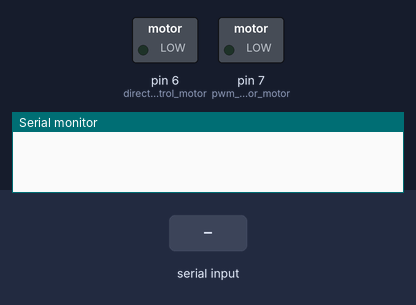
Recording of a sketch running on a simulated Arduino Uno, built with avr-gcc and run on an emulated ATmega328P. Shown: switched loads named in the sketch (green lamp = pin HIGH), the last lines printed to the serial monitor. The inputs (shaded band) are chosen by the test bench.

Above: at 1.2 s.
1.3 s: "2" received over Serial
At 2.5 s:
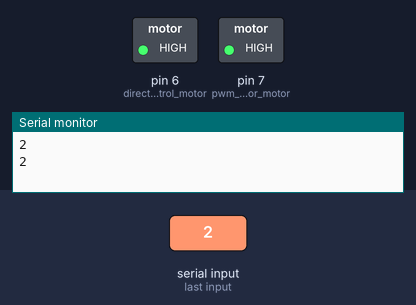
2.8 s: "1" received over Serial
At 3.9 s:
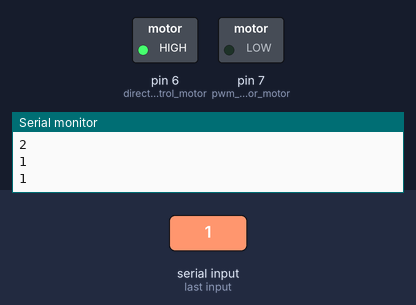
4.3 s: "3" received over Serial
At 5.1 s:
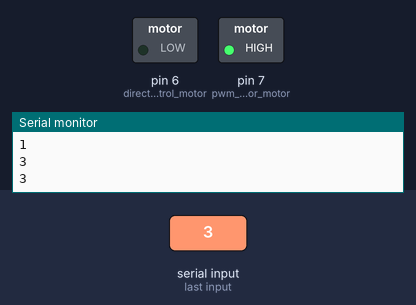
Timing chart, 0 to 7.3 s (numbered marks = the images above; inputs shaded):
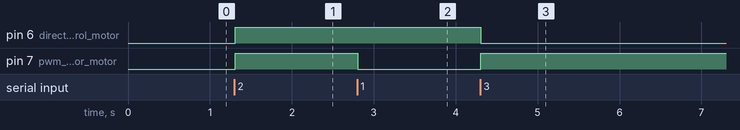

The sketch:

MD10aTest.ino
```cpp
/*
Pin configuration MD10A
1-GND
2-PWM2-Pwm speed control motor 2
3-DIR2-Direction i/p motor 2
4-PWM1-PWM i/p speed control motor 1
5-DIR1-Direction i/p motor 1


*/


void setup() {
  // put your setup code here, to run once:
//pinMode(7,OUTPUT);      //pwm pin for motor
pinMode(6,OUTPUT);      //direction control motor
Serial.begin(9600);
}
char transchar;
void loop() {
  // put your main code here, to run repeatedly:
  String trans;
  String rex;
  while(Serial.available()>0)
    {
      transchar=Serial.read();
      trans +=transchar;
      delay(5); //Doesn't work without this bitch
    }
    Serial.println(trans);
    if(trans=="1")
    {
      brake();
      Serial.println(trans);
    }
    else if(trans=="2")
    {
      clockwise();
      Serial.println(trans);
    }
    else if(trans=="3")
    {
      counterclockwise();
      Serial.println(trans);
    }
  /*
  analogWrite(7,0);
  delay(500);
  digitalWrite(6,HIGH);
  analogWrite(7,255);
  delay(500);
   digitalWrite(6,LOW);
  analogWrite(7,255);
  delay(500);*/
}
void brake()
{
  analogWrite(7,0);
}
void clockwise()
{
  digitalWrite(6,HIGH);
  analogWrite(7,255);
}
void counterclockwise()
{
  digitalWrite(6,LOW);
  analogWrite(7,255);
}
```

Measured:
- after the input at 1.3 s, pin 6 (direction_control_motor), pin 7 (pwm_pin_for_motor): LOW → HIGH at once
- after the input at 2.8 s, pin 7 (pwm_pin_for_motor): HIGH → LOW at once
- after the input at 4.3 s, pin 6 (direction_control_motor): HIGH → LOW at once; pin 7 (pwm_pin_for_motor): LOW → HIGH at once
